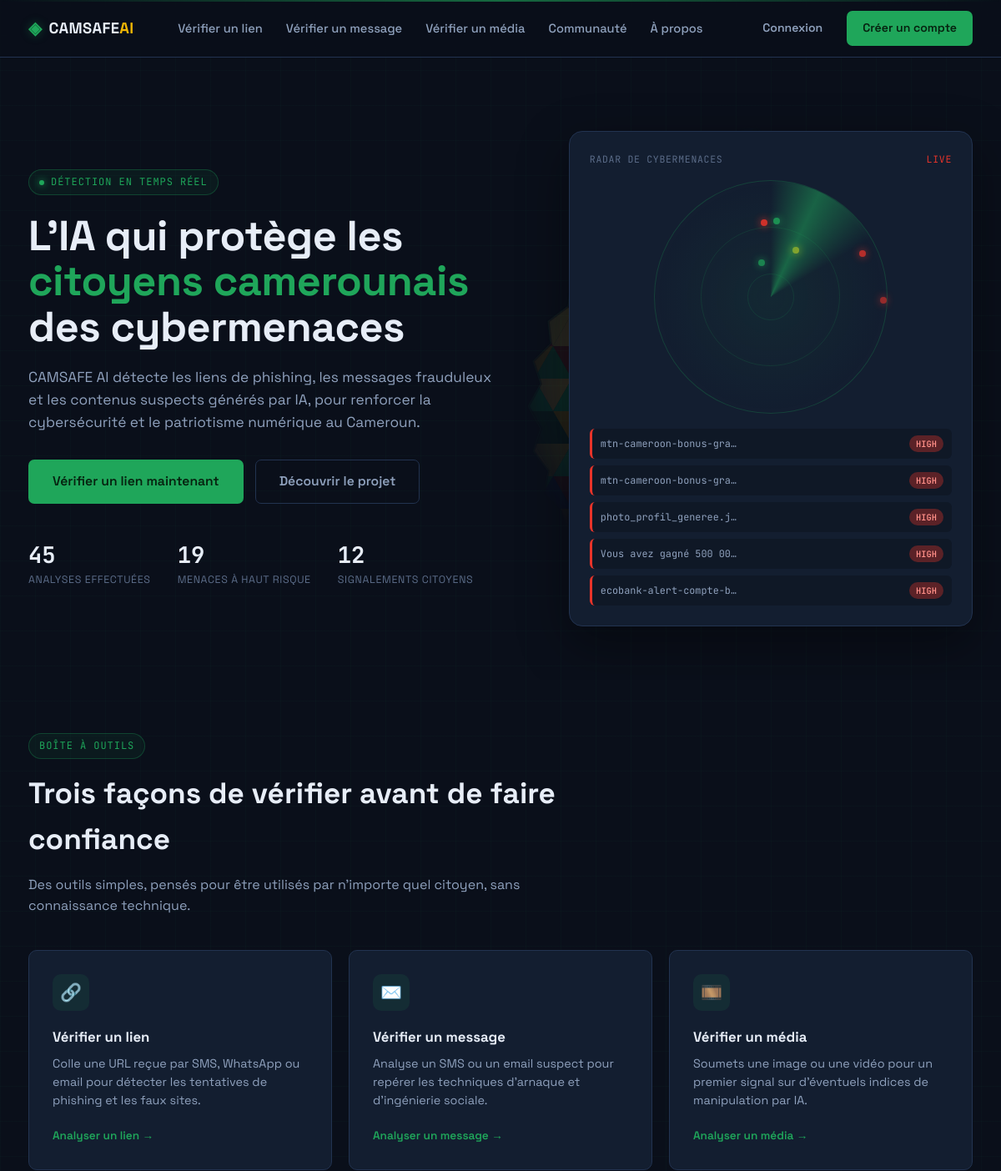
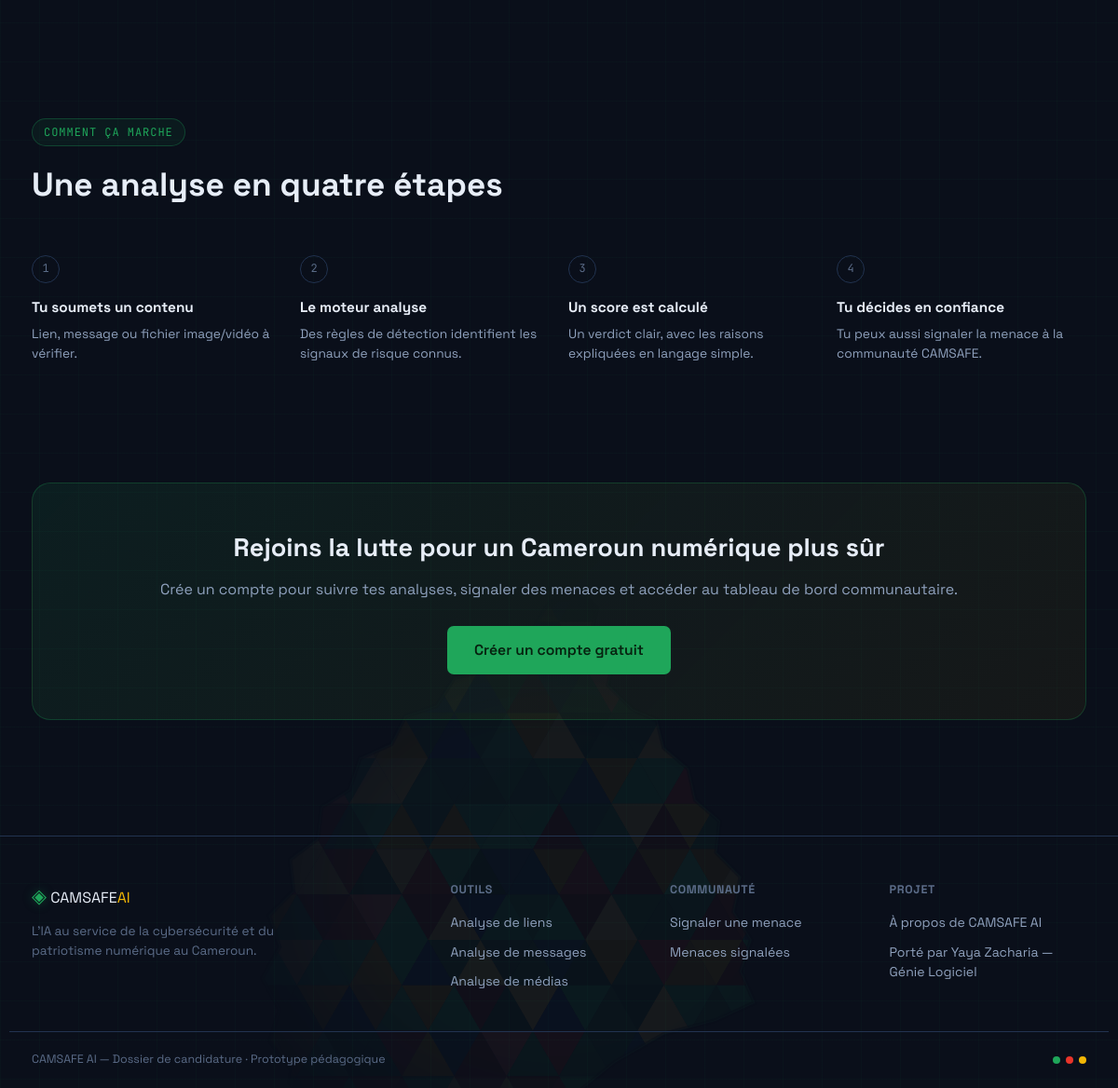
The page / on the database its author committed (2 pictures, top to bottom).
### tables this page shows
CREATE TABLE reports (
    id INTEGER PRIMARY KEY AUTOINCREMENT,
    user_id INTEGER,
    kind TEXT NOT NULL,
    target TEXT NOT NULL,
    verdict TEXT,
    score INTEGER,
    severity TEXT,
    details TEXT,
    community_flag INTEGER DEFAULT 0,
    created_at TEXT NOT NULL,
    FOREIGN KEY (user_id) REFERENCES users (id)
);

### app.py (the view)
@app.route('/')
def index():
    db = get_db(app.config['DATABASE'])
    global_stats = stats_module.get_global_stats(db)
    recent_alerts = db.execute(
        'SELECT * FROM reports WHERE severity = "high" ORDER BY created_at DESC LIMIT 5'
    ).fetchall()
    return render_template('index.html', stats=global_stats, recent_alerts=recent_alerts)

### app.py (called while the page is built)
def current_user():
    if 'user_id' not in session:
        return None
    db = get_db(app.config['DATABASE'])
    user = db.execute('SELECT * FROM users WHERE id = ?', (session['user_id'],)).fetchone()
    return user

@app.context_processor
def inject_user():
    return dict(current_user=current_user())

### camsafe_core/database.py (called while the page is built)
def get_db(db_path):
    if db_path not in _connection_cache:
        conn = sqlite3.connect(db_path, check_same_thread=False)
        conn.row_factory = sqlite3.Row
        conn.execute('PRAGMA foreign_keys = ON')
        _connection_cache[db_path] = conn
    return _connection_cache[db_path]

### camsafe_core/stats.py (called while the page is built)
def get_global_stats(db):
    total = db.execute('SELECT COUNT(*) as c FROM reports').fetchone()['c']
    high = db.execute("SELECT COUNT(*) as c FROM reports WHERE severity = 'high'").fetchone()['c']
    medium = db.execute("SELECT COUNT(*) as c FROM reports WHERE severity = 'medium'").fetchone()['c']
    low = db.execute("SELECT COUNT(*) as c FROM reports WHERE severity = 'low'").fetchone()['c']
    users = db.execute('SELECT COUNT(*) as c FROM users').fetchone()['c']
    community = db.execute('SELECT COUNT(*) as c FROM reports WHERE community_flag = 1').fetchone()['c']
    return {
        'total_analyses': total,
        'high_risk': high,
        'medium_risk': medium,
        'low_risk': low,
        'registered_users': users,
        'community_reports': community,
        'protection_rate': round(((high + medium) / total * 100), 1) if total else 0,
    }

### templates/index.html (shortened to what this page needs)
{% extends "base.html" %}
{% block content %}
<section class="hero">
  <div class="container hero-grid">
    <div>
      <span class="eyebrow"><span class="pulse-dot"></span> Détection en temps réel</span>
      <h1>L'IA qui protège les <span class="accent">citoyens camerounais</span> des cybermenaces</h1>
      <p class="hero-sub">
        CAMSAFE AI détecte les liens de phishing, les messages frauduleux et les contenus suspects
        générés par IA, pour renforcer la cybersécurité et le patriotisme numérique au Cameroun.
      </p>
      <div class="hero-actions">
        <a href="{{ url_for('check_url') }}" class="btn btn-primary btn-lg">Vérifier un lien maintenant</a>
        <a href="{{ url_for('about') }}" class="btn btn-outline btn-lg">Découvrir le projet</a>
      </div>
      <div class="hero-stats">
        <div class="hero-stat">
          <div class="num">{{ stats.total_analyses }}</div>
          <div class="label">Analyses effectuées</div>
        </div>
        <div class="hero-stat">
          <div class="num">{{ stats.high_risk }}</div>
          <div class="label">Menaces à haut risque</div>
        </div>
        <div class="hero-stat">
          <div class="num">{{ stats.community_reports }}</div>
          <div class="label">Signalements citoyens</div>
        </div>
      </div>
    </div>
    <div class="radar-panel">
      <div class="radar-panel-header">
        <span>Radar de cybermenaces</span>
        <span class="live"> LIVE</span>
      </div>
      <div class="radar-visual"></div>
      <div class="radar-feed">
        {% for alert in recent_alerts %}
        <div class="feed-item sev-{{ alert['severity'] }}">
          <span class="target">{{ alert['target'] }}</span>
          <span class="badge sev-{{ alert['severity'] }}">{{ alert['severity'] }}</span>
        </div>
        {% else %}
        <div class="feed-item sev-low"><span class="target">Aucune menace critique récente</span></div>
        {% endfor %}
      </div>
    </div>
  </div>
</section>
<section>
  <div class="container">
    <div class="section-head">
      <span class="eyebrow">Boîte à outils</span>
      <h2>Trois façons de vérifier avant de faire confiance</h2>
      <p>Des outils simples, pensés pour être utilisés par n'importe quel citoyen, sans connaissance technique.</p>
    </div>
    <div class="tools-grid">
      <div class="tool-card">
        <div class="icon">🔗</div>
        <h3>Vérifier un lien</h3>
        <p>Colle une URL reçue par SMS, WhatsApp ou email pour détecter les tentatives de phishing et les faux sites.</p>
        <a href="{{ url_for('check_url') }}">Analyser un lien →</a>
      </div>
      <div class="tool-card">
        <div class="icon">✉️</div>
        <h3>Vérifier un message</h3>
        <p>Analyse un SMS ou un email suspect pour repérer les techniques d'arnaque et d'ingénierie sociale.</p>
        <a href="{{ url_for('check_message') }}">Analyser un message →</a>
      </div>
      <div class="tool-card">
        <div class="icon">🎞️</div>
        <h3>Vérifier un média</h3>
        <p>Soumets une image ou une vidéo pour un premier signal sur d'éventuels indices de manipulation par IA.</p>
        <a href="{{ url_for('check_media') }}">Analyser un média →</a>
      </div>
    </div>
  </div>
</section>
<section>
  <div class="container">
    <div class="section-head">
      <span class="eyebrow">Comment ça marche</span>
      <h2>Une analyse en quatre étapes</h2>
    </div>
    <div class="how-steps">
      <div class="how-step">
        <div class="step-num">1</div>
        <h4>Tu soumets un contenu</h4>
        <p>Lien, message ou fichier image/vidéo à vérifier.</p>
      </div>
      <div class="how-step">
        <div class="step-num">2</div>
        <h4>Le moteur analyse</h4>
        <p>Des règles de détection identifient les signaux de risque connus.</p>
      </div>
      <div class="how-step">
        <div class="step-num">3</div>
        <h4>Un score est calculé</h4>
        <p>Un verdict clair, avec les raisons expliquées en langage simple.</p>
      </div>
      <div class="how-step">
        <div class="step-num">4</div>
        <h4>Tu décides en confiance</h4>
        <p>Tu peux aussi signaler la menace à la communauté CAMSAFE.</p>
      </div>
    </div>
  </div>
</section>
<section>
  <div class="container">
    <div class="cta-band">
      <h2>Rejoins la lutte pour un Cameroun numérique plus sûr</h2>
      <p>Crée un compte pour suivre tes analyses, signaler des menaces et accéder au tableau de bord communautaire.</p>
      <a href="{{ url_for('register') }}" class="btn btn-primary btn-lg">Créer un compte gratuit</a>
    </div>
  </div>
</section>
{% endblock %}

### rows shown on the page
reports: target "mtn-cameroon-bonus-gra…", severity "HIGH"
reports: target "mtn-cameroon-bonus-gra…", severity "HIGH"
reports: target "photo_profil_generee.jpg", severity "HIGH"
reports: target "Vous avez gagné 500 00…", severity "HIGH"
reports: target "ecobank-alert-compte-b…", severity "HIGH"

### other values the page prints
{{ stats.total_analyses }} "45"
{{ stats.high_risk }} "19"
{{ stats.community_reports }} "12"
